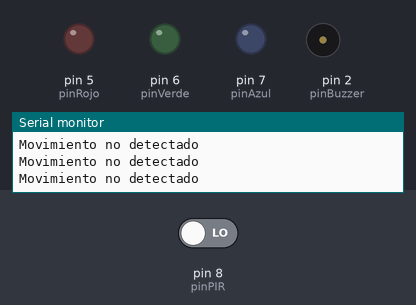
This sketch was run on a simulated Arduino Uno, built with avr-gcc and run on an emulated ATmega328P. Shown: output pins drawn as LEDs (lit = HIGH), buzzer (waves = sounding), the last lines printed to the serial monitor. The test bench sets the inputs (shaded band); at power-on: pin 8 (pinPIR) LOW.

Above: at 4.2 s.
4.3 s: pin 8 (pinPIR) driven HIGH
At 4.7 s:
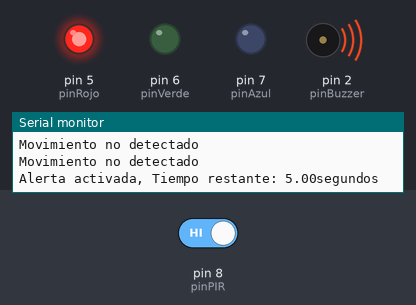
At 9.82 s:
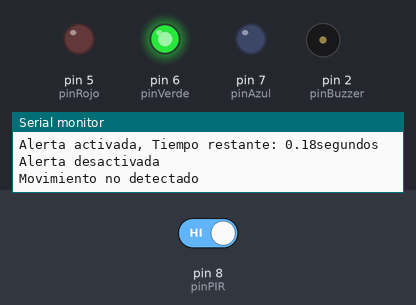
Timing chart, 0 to 16.3 s (numbered marks = the images above; inputs shaded):
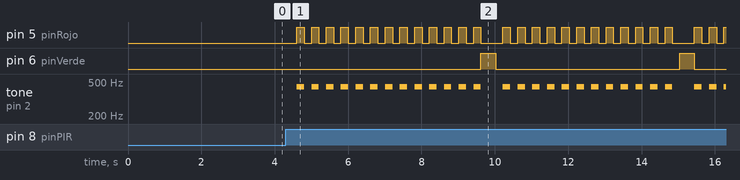

Measured:
- after the input at 4.3 s, pin 5 (pinRojo): LOW → HIGH after 0.30 s, → LOW 0.20 s later, → HIGH 0.20 s later, → LOW 0.20 s later, … (55 changes in this stretch); pin 6 (pinVerde): alternates HIGH for 0.40 s and LOW for 5.0 s, starting after 5.3 s

The sketch:

s_9_Sensor_movimiento.ino
```cpp
const int pinPIR = 8;
const int pinBuzzer = 2;
const int pinRojo = 5;
const int pinVerde = 6;
const int pinAzul = 7;

unsigned long tiempoInicio = 0;
const unsigned long duracionAlerta = 5000;
bool enAlerta = false;

bool detectarMovimiento(){
  return digitalRead(pinPIR) == HIGH;
}

void activarAlerta(){
  enAlerta = true;
  tiempoInicio = millis();
  digitalWrite(pinVerde, LOW);
  digitalWrite(pinAzul, LOW);
}

void parpadearRojo() {
  static unsigned long ultimaAlternanciaRojo = 0;
  static bool estadoRojo = false;
  const unsigned long intervaloParpadeo = 200;

  if (enAlerta && millis() - tiempoInicio < duracionAlerta) {
    if (millis() - ultimaAlternanciaRojo >= intervaloParpadeo) {
      ultimaAlternanciaRojo = millis();
      estadoRojo = !estadoRojo;
      digitalWrite(pinRojo, estadoRojo ? HIGH : LOW);
    }
  } else {
    digitalWrite(pinRojo, LOW);
  }
}

void controlBuzzer(){
  static unsigned long ultimoSonido = 0;
  static bool estadobuzzer = false;
  const unsigned long intervaloSonido = 200;
  if(enAlerta && millis() - tiempoInicio < duracionAlerta){
    if(millis() - ultimoSonido >= intervaloSonido){
      ultimoSonido = millis();
      estadobuzzer = !estadobuzzer;
      if(estadobuzzer){
      tone(pinBuzzer, 440);
      }else{
      noTone(pinBuzzer);
      }
    }
  }else{
    noTone(pinBuzzer);
  }
}

void apagarAlerta(){
  enAlerta = false;
  digitalWrite(pinRojo, LOW);
  digitalWrite(pinVerde, HIGH);
  digitalWrite(pinAzul, LOW);
  noTone(pinBuzzer);
  Serial.println("Alerta desactivada");
}

void mostrarDatos(){
  if(enAlerta){
    unsigned long tiempoRestante = duracionAlerta -(millis() - tiempoInicio);
    Serial.print("Alerta activada, Tiempo restante: ");
    Serial.print(tiempoRestante /  1000.0);
    Serial.println("segundos");
  }else{
    Serial.println("Movimiento no detectado");
    delay(200);
  }
}

void setup() {
  Serial.begin(9600);
  pinMode(pinPIR, INPUT);
  pinMode(pinAzul, OUTPUT);
  pinMode(pinRojo, OUTPUT);
  pinMode(pinVerde, OUTPUT);
  pinMode(pinBuzzer, OUTPUT);
  delay(3000);
}

void loop() {
  if(detectarMovimiento() && !enAlerta){
    activarAlerta();

  }
  if(enAlerta){
    if(millis() - tiempoInicio < duracionAlerta){
      controlBuzzer();
      parpadearRojo();
    }else{
      apagarAlerta();
    }
  }
  mostrarDatos();
  delay(200);
}
```
